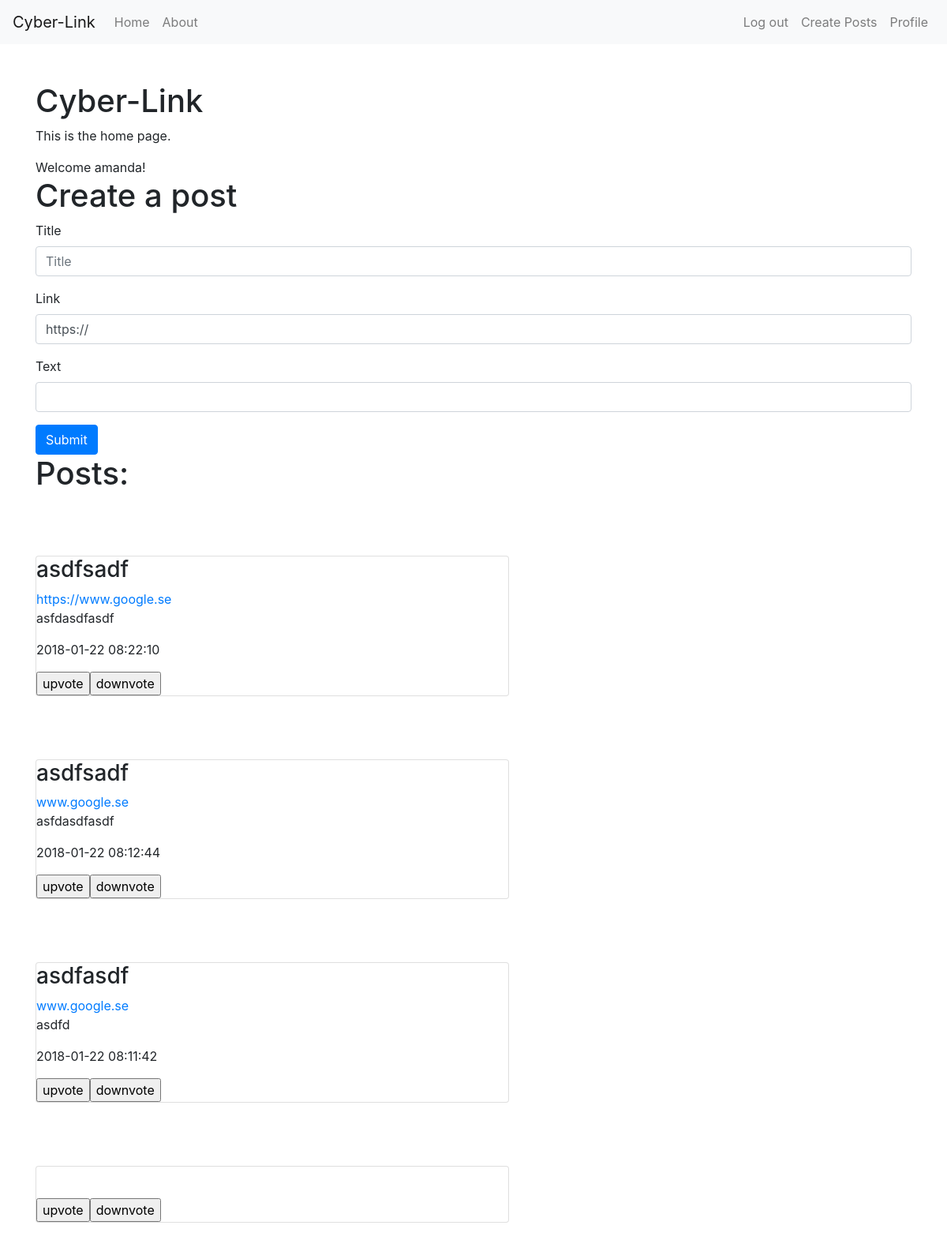
The page /index.php (signed in) on the database as committed earlier.
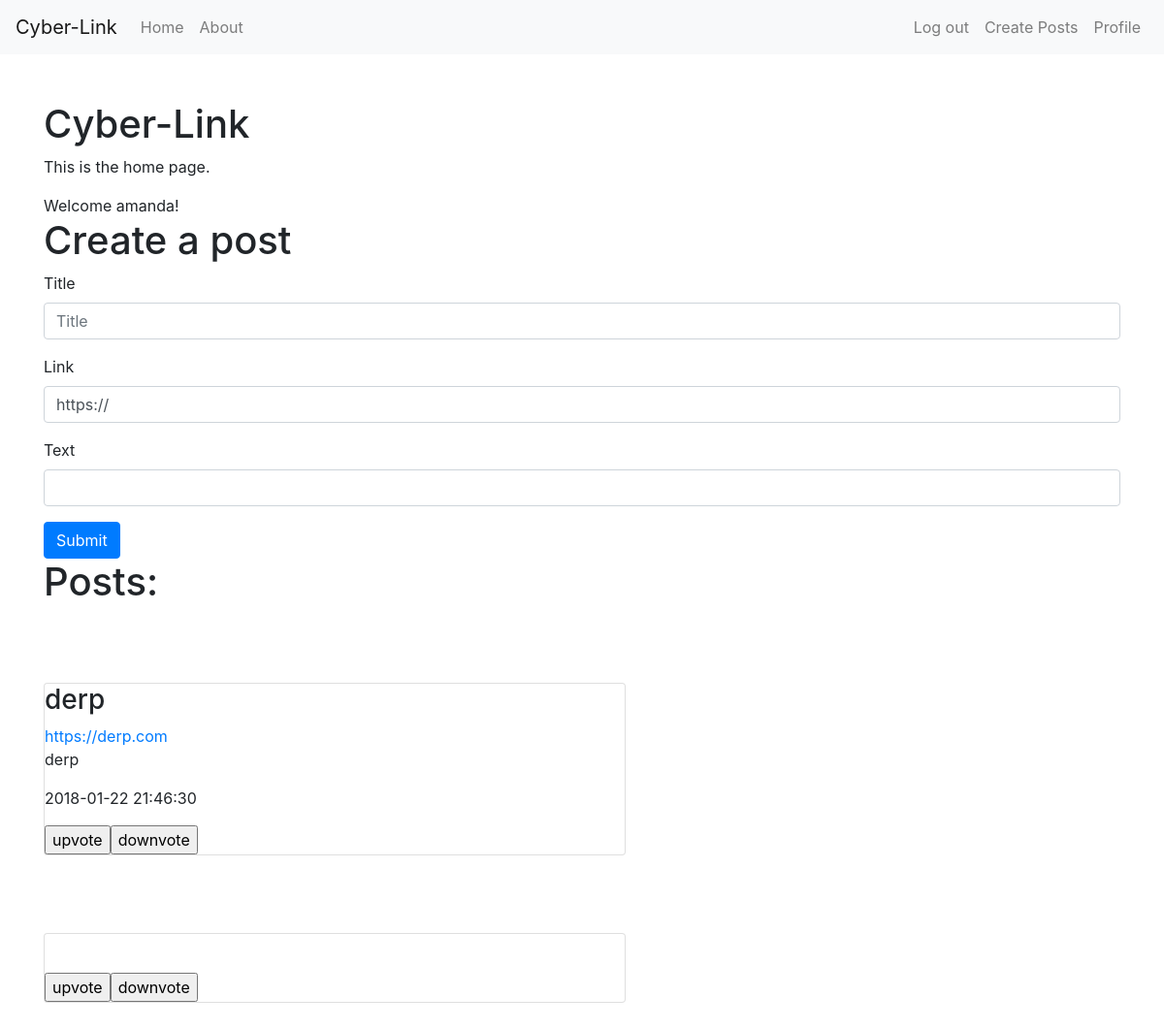
The same page on the database as committed later.
### tables this page shows
CREATE TABLE posts(postid INTEGER PRIMARY KEY NOT NULL,title text NOT NULL,link text NOT NULL,userID text NOT NULL,content text, post_date DATETIME, vote_score int DEFAULT NULL);

### app/config.php (called while the page is built, shortened)
<?php
return [
    'title' => 'Cyber-Link',
    'database_path' => sprintf('sqlite:%s/database/users.db', __DIR__),
];

### app/autoload.php (called while the page is built, shortened)
<?php
$config = require __DIR__.'/config.php';

### index.php (the view, shortened to what this page needs)
<?php require __DIR__.'/views/header.php'; ?>
<article>
  <h1><?php echo $config['title']; ?></h1>
  <p>This is the home page.</p>
</article>
<?php if (isset($_SESSION['userId'])) {
  $statement = $pdo->prepare('SELECT name FROM user WHERE userId = :name');
  $statement ->bindParam(':name', $_SESSION['userId']);
  $statement->execute();
  $user = $statement->fetch(PDO::FETCH_ASSOC);
  echo "Welcome " .$user['name']. "!";
  ?>
  <article>
    <h1>Create a post</h1>
    <form action="app/posts/store.php" method="post">
      <div class="form-group">
        <label for="title">Title</label>
        <input class="form-control" type="text" name="title" placeholder="Title" required>
      </div>
      <div class="form-group">
        <label for="content">Link</label>
        <input class="form-control" type="url" name="link" value="https://"required>
      </div>
      <div class="form-group">
        <label for="content">Text</label>
        <input class="form-control" type="text" name="content" required>
      </div>
      <button type="submit" class="btn btn-primary">Submit</button>
    </form>
  </article>
  <?php
  $posts = $pdo->prepare('SELECT * FROM posts ORDER BY post_date DESC');
  $posts -> execute();
  $allPosts= $posts ->fetchAll(PDO::FETCH_ASSOC);
?>
<h1> Posts: </h1>
<?php
  foreach ($allPosts as $post) {
    ?>
    <div class="card posts">
      <h3>  <?php echo $post['title']; ?></h3>
      <a href="<?php echo $post['link']?>"><?php echo $post['link']?></a>
      <p><?php echo $post['content']; ?> </p>
      <p><?php echo $post['post_date']; ?> </p>
      <form action="app/posts/votes.php" method="post">
        <div class="btn-group btn-group-sm">
          <input type="submit" name="upvote" value ="upvote">
          <input type="submit" name="downvote" value ="downvote">
        </div>
      </form>
    </div>
   <?php }
 }else {
  echo "Please log in first to see this page.";
}
 require __DIR__.'/views/footer.php'; ?>

Rows that differ between the two databases and show on the page:
removed posts: title "asdfsadf", link "https://www.google.se", content "asfdasdfasdf", post_date "2018-01-22 08:22:10"
removed posts: title "asdfsadf", link "www.google.se", content "asfdasdfasdf", post_date "2018-01-22 08:12:44"
removed posts: title "asdfasdf", link "www.google.se", content "asdfd", post_date "2018-01-22 08:11:42"
added posts: title "derp", link "https://derp.com", content "derp", post_date "2018-01-22 21:46:30"
